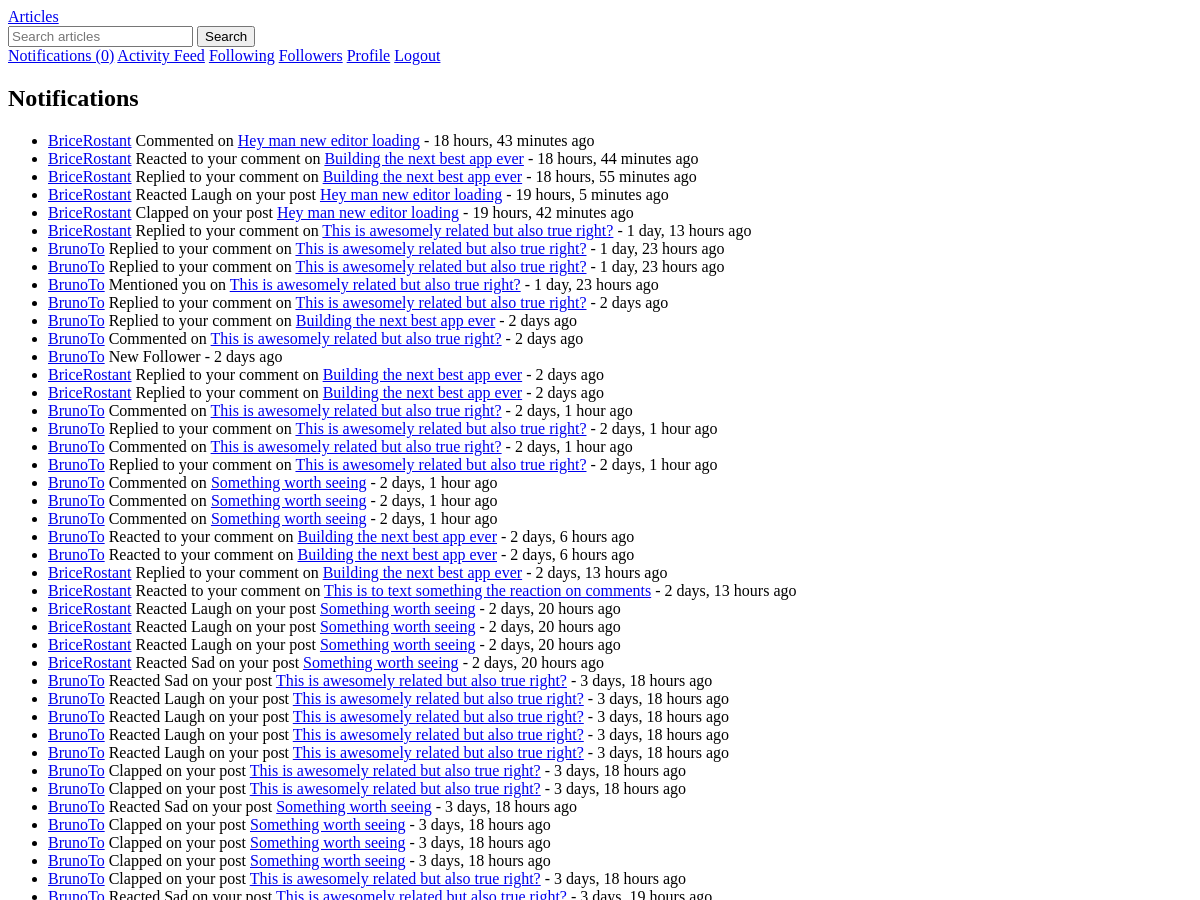
/notifications/ (signed in, upper part), run on an earlier commit of the app's database.
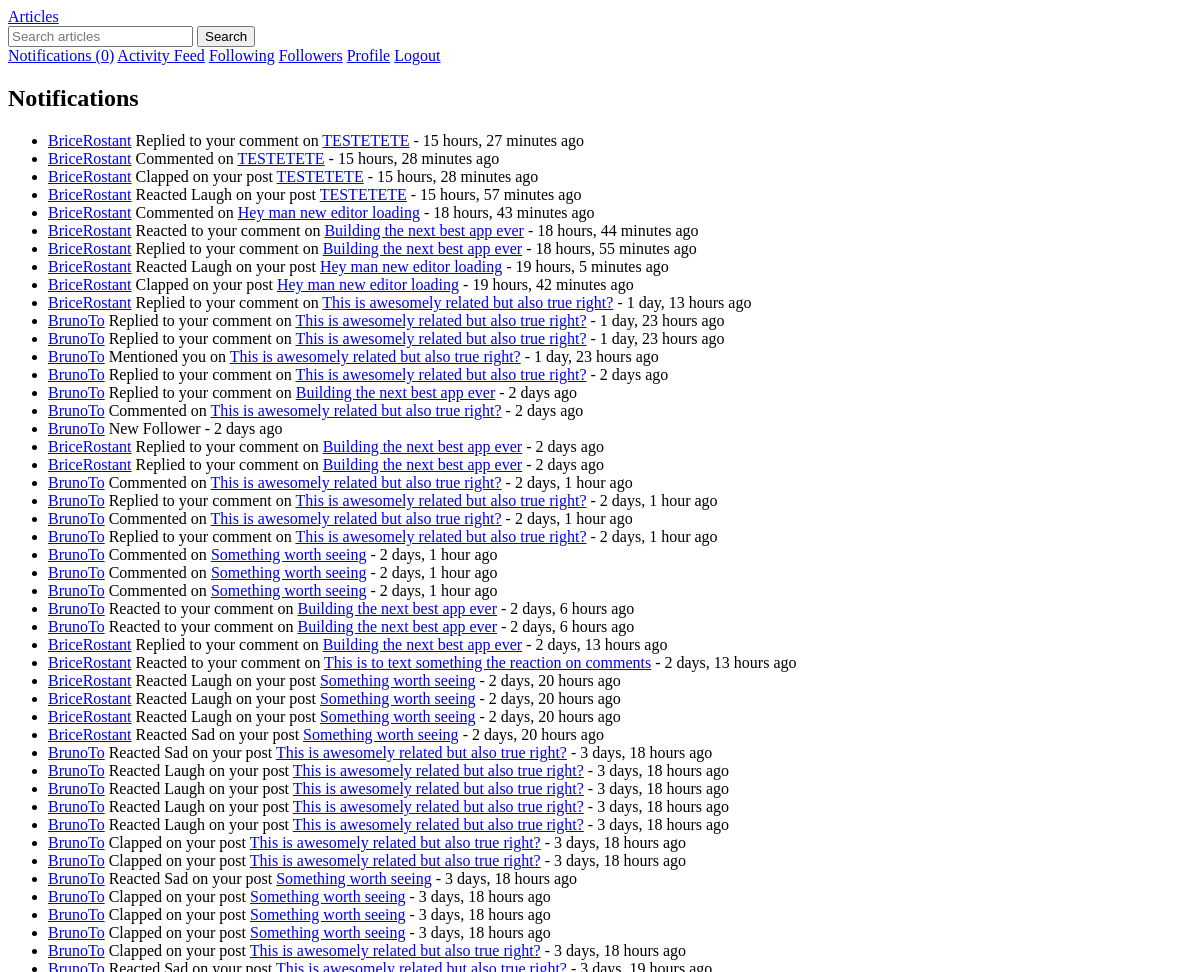
And on a later commit of the database.
### users/models.py (models this page shows, shortened)
class User(AbstractUser):
    bio = models.TextField(max_length=500, blank=True)
    profile_picture = models.ImageField(upload_to='profile_pics/', blank=True, null=True)
    date_joined = models.DateTimeField(auto_now_add=True)
    location = models.CharField(max_length=100, blank=True)
    website = models.URLField(max_length=200, blank=True)
    following = models.ManyToManyField('self', symmetrical=False, related_name='followers')
    blocked_users = models.ManyToManyField('self', symmetrical=False, related_name='blocked_by')
    is_verified = models.BooleanField(default=False)
    is_premium = models.BooleanField(default=False)
    def unread_notifications_count(self):
        return self.notifications.filter(is_read=False).count()

### notifications/models.py (models this page shows, shortened)
class Notification(models.Model):
    NOTIFICATION_TYPES = (
        ('follow', 'New Follower'),
        ('comment', 'Commented on'),
        ('comment_reaction', 'Reacted to your comment on'),
        ('reply', 'Replied to your comment on'),
        ('clap', ' Clapped on your post'),
        ('sad', 'Reacted Sad on your post'),
        ('laugh', 'Reacted Laugh on your post'),
        ('mention', 'Mentioned you on'),
    )
    recipient = models.ForeignKey(settings.AUTH_USER_MODEL, on_delete=models.CASCADE, related_name='notifications')
    sender = models.ForeignKey(settings.AUTH_USER_MODEL, on_delete=models.CASCADE, null=True, blank=True)
    notification_type = models.CharField(max_length=20, choices=NOTIFICATION_TYPES)
    article = models.ForeignKey('articles.Article', on_delete=models.CASCADE, null=True, blank=True)
    comment = models.ForeignKey('articles.Comment', on_delete=models.CASCADE, null=True, blank=True)
    text = models.CharField(max_length=255)
    is_read = models.BooleanField(default=False)
    created_at = models.DateTimeField(auto_now_add=True)
    class Meta:
        ordering = ['-created_at']

### articles/models.py (models this page shows, shortened)
class Article(models.Model):
    title = models.CharField(max_length=200)
    content = models.TextField()
    image = models.ImageField(upload_to='article_images/', validators=[validate_file_size], null=True, blank=True)
    author = models.ForeignKey(settings.AUTH_USER_MODEL, on_delete=models.CASCADE)
    created_at = models.DateTimeField(auto_now_add=True)
    updated_at = models.DateTimeField(auto_now=True)
    published_at = models.DateTimeField(null=True, blank=True)
    status = models.CharField(max_length=10, choices=[('draft', 'Draft'), ('published', 'Published')], default='draft')
    language = models.CharField(max_length=2, choices=[('EN', 'English'), ('FR', 'French')])
    tags = TaggableManager()
    bookmarks = models.ManyToManyField(settings.AUTH_USER_MODEL, related_name='bookmarked_articles', blank=True)

### notifications/views.py (the view)
# urls.py: path('', NotificationListView.as_view(), name='notification_list'),
class NotificationListView(LoginRequiredMixin, ListView):
    model = Notification
    template_name = 'notifications/notification_list.html'
    context_object_name = 'notifications'
    def get_queryset(self):
        return self.request.user.notifications.all()
    def get_context_data(self, **kwargs):
        context = super().get_context_data(**kwargs)
        unread = self.request.user.notifications.filter(is_read=False)
        unread.update(is_read=True)
        return context

### templates/notifications/notification_list.html
{% extends "base.html" %}
{% block content %}
<h2>Notifications</h2>
<ul>
{% for notification in notifications %}
    <li>
        {% if notification.sender %}
            <a href="{% url 'user_profile' notification.sender.username %}">{{ notification.sender.username }}</a>
        {% endif %}
        {{ notification.get_notification_type_display }}
        {% if notification.article %}
            <a href="{% url 'article_detail' notification.article.id %}">{{ notification.article.title }}</a>
        {% endif %}
        - {{ notification.created_at|timesince }} ago
    </li>
{% empty %}
    <li>No notifications yet.</li>
{% endfor %}
</ul>
{% endblock %}

### templates/base.html (shortened to what this page needs)
<!DOCTYPE html>
{% load static %}
<html>
<head>
</head>
<body>
    <header>
        <nav>
            {% if user.is_authenticated %}
            <a href="{% url 'article_list' %}">Articles</a>
                <form method="get" action="{% url 'search' %}">
                    <input type="text" name="q" placeholder="Search articles">
                    <button type="submit">Search</button>
                </form>
                <a href="{% url 'notification_list' %}">Notifications ({{ user.unread_notifications_count }})</a>
                <a href="{% url 'activity_feed' %}">Activity Feed</a>
                <a href="{% url 'following_list' %}">Following</a>
                <a href="{% url 'followers_list' %}">Followers</a>
                <a href="{% url 'user_profile' user.username %}">Profile</a>
                <a href="{% url 'account_logout' %}">Logout</a>
            {% else %}
                <a href="{% url 'welcome' %}">Home</a>
                <a href="{% url 'article_list' %}">Articles</a>
                <a href="{% url 'account_login' %}">Login</a>
                <a href="{% url 'account_signup' %}">Sign Up</a>
            {% endif %}
        </nav>
    </header>
    <main>
        {% block content %}
        {% endblock %}
    </main>
</body>
</html>

What changed in the data, as far as the page shows it:
added Notification: sender.username "BriceRostant", notification_type "Replied to your comment on", article "TESTETETE", created_at "15 hours, 27 minutes"
added Notification: sender.username "BriceRostant", notification_type "Commented on", article "TESTETETE", created_at "15 hours, 28 minutes"
added Notification: sender.username "BriceRostant", notification_type "Clapped on your post", article "TESTETETE", created_at "15 hours, 28 minutes"
added Notification: sender.username "BriceRostant", notification_type "Reacted Laugh on your post", article "TESTETETE", created_at "15 hours, 57 minutes"
